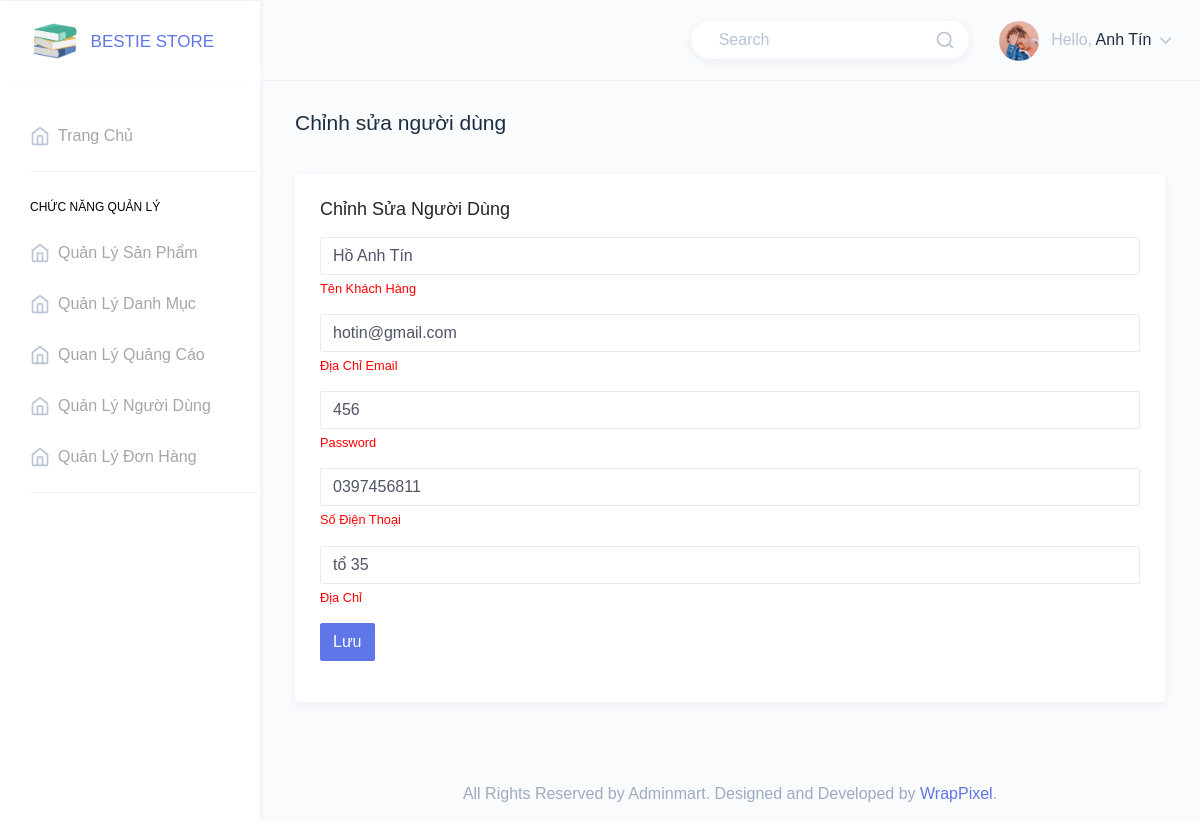
Screenshot of /Admin/suanguoidung.php?id=2 with the database file from the repository.
### tables this page shows
CREATE TABLE `customer` (
  `id` int(11) NOT NULL,
  `tenkhachhang` varchar(500) NOT NULL,
  `sodienthoai` varchar(500) NOT NULL,
  `diachi` varchar(500) NOT NULL,
  `id_account` int(11) DEFAULT NULL
);

CREATE TABLE `account` (
  `id` int(11) NOT NULL,
  `email` varchar(500) NOT NULL,
  `password` varchar(500) NOT NULL,
  `level` int(11) DEFAULT NULL
);

### Admin/suanguoidung.php (the view, shortened to what this page needs)
<?php
include "../connect.php";
require_once 'inc/header.php';
require_once 'inc/menu.php';
$id = $_GET['id'];
?>
<div class="page-wrapper">
            <div class="page-breadcrumb">
                <div class="row">
                    <div class="col-7 align-self-center">
                        <h3 class="page-title text-truncate text-dark font-weight-medium mb-1">Chỉnh sửa người dùng </h3>
                    </div>
                </div>
            </div>
            <div class="container-fluid">
                <div class="row">
                <div class="col-12 ">
                        <div class="card">
                            <div class="card-body">
                                <h4 class="card-title">Chỉnh Sửa Người Dùng</h4>
                                <form class="mt-3" method="post" action="../ChinhSuaNguoiDung.php" enctype="multipart/form-data">
                                    <?php
                                    $query = "SELECT customer.id,account.email,account.password,customer.tenkhachhang,customer.sodienthoai,customer.diachi FROM `account` INNER JOIN customer ON account.id ='$id' AND customer.id='$id'";
                                    $result = mysqli_query($conn,$query);
                                    while ($data1 = mysqli_fetch_assoc($result)){
                                    ?>
                                    <div class="form-group">
                                        <input type="text" class="form-control" id="nametext" value="<?php echo $data1['tenkhachhang'] ?>" name="tennguoidung"
                                            placeholder="Tên Khách Hàng" required>
                                        <small id="name" style="color:red;" class="form-text ">Tên Khách Hàng</small>
                                    </div>
                                    <div class="form-group">
                                        <input type="email" class="form-control"  value="<?php echo $data1['email'] ?>" id="nametext" name="email"
                                            placeholder="Địa Chỉ Email" required>
                                        <small id="name" style="color:red;" class="form-text ">Địa Chỉ Email</small>
                                    </div>
                                    <div class="form-group">
                                        <input type="text" class="form-control"  value="<?php echo $data1['password'] ?>" id="nametext" name="password"
                                            placeholder="Password" required>
                                        <small id="name" style="color:red;" class="form-text">Password</small>
                                    </div>
                                    <div class="form-group">
                                        <input type="text" class="form-control" value="<?php echo $data1['sodienthoai'] ?>" id="nametext" name="phone"
                                            placeholder="Số Điện Thoại" required>
                                        <small id="name" style="color:red;" class="form-text">Số Điện Thoại</small>
                                    </div>
                                    <div class="form-group">
                                        <input type="text" class="form-control" value="<?php echo $data1['diachi'] ?>" id="nametext" name="address"
                                            placeholder="Địa Chỉ" required>
                                        <small id="name" style="color:red;" class="form-text">Địa Chỉ</small>
                                    </div>
                                    <div class="form-group">
                                        <button type="submit" class="btn btn-primary"> Lưu</button>
                                    </div>
                                    <?php
                                    }
                                    ?>
                                </form>
                            </div>
                        </div>
                    </div>
                </div>
            </div>
            <?php
require_once 'inc/footer.php';
            ?>

### rows the page displays
customer: tennguoidung "Hồ Anh Tín", email "hotin@gmail.com", password "456", phone "0397456811", address "tổ 35"
